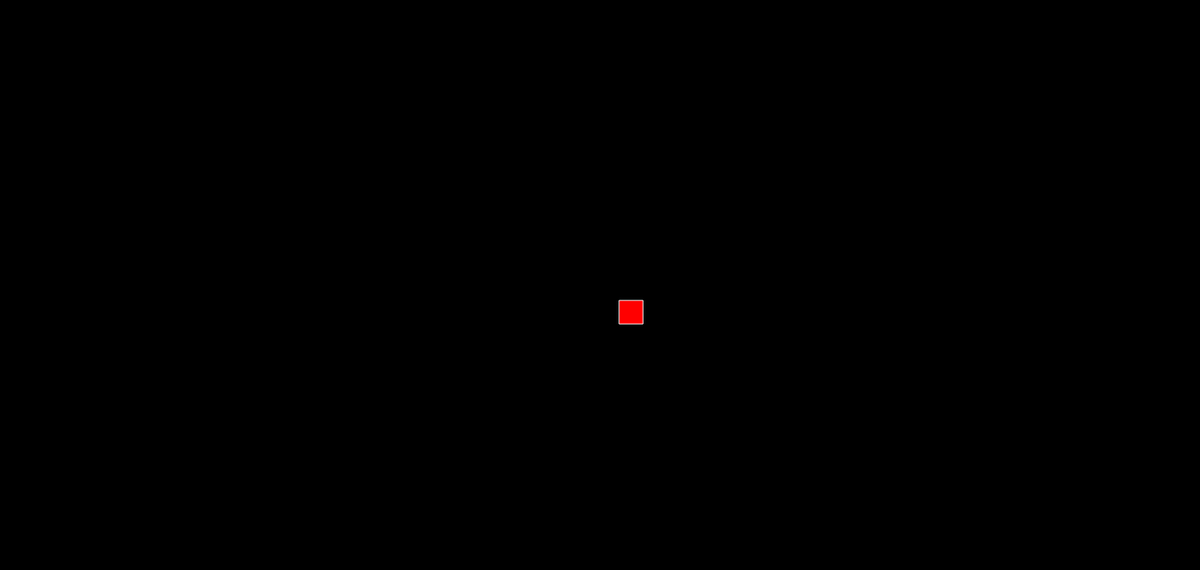
Frame 1 (no input)
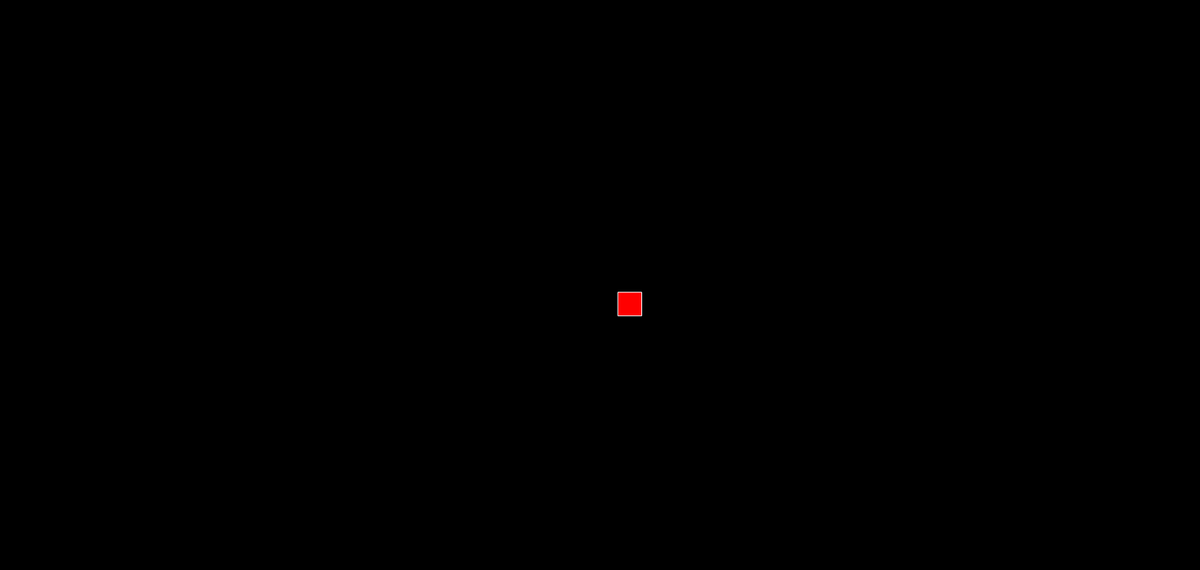
Frame 60 (no input)
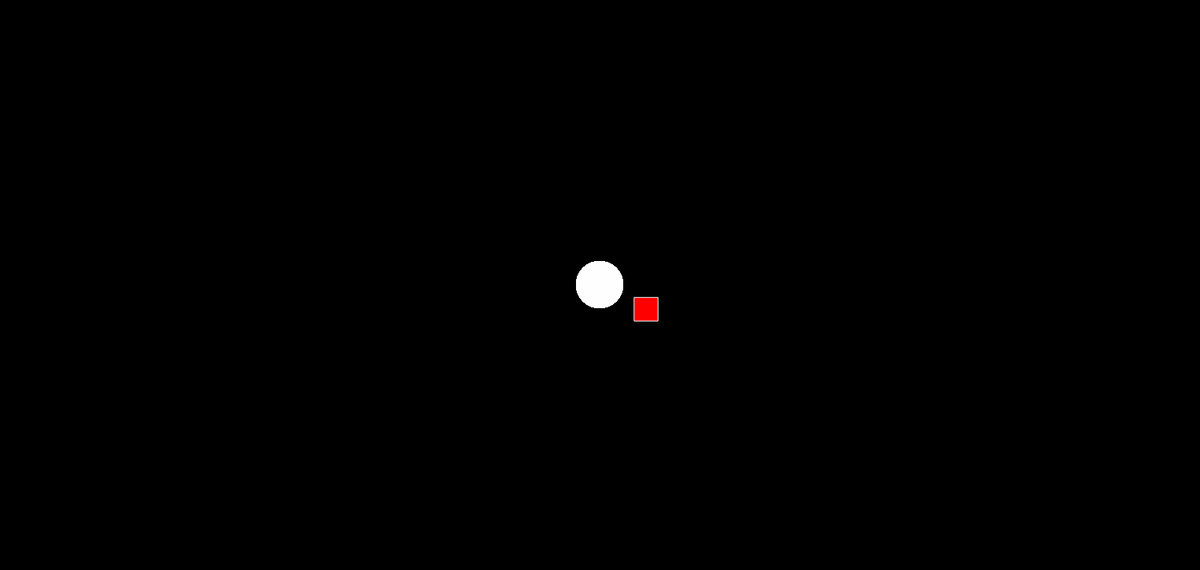
Frame 120 (the mouse pressed at the canvas centre since frame 60)

The p5.js sketch that drew these frames (run headless with seeded random() and noise() and a simulated clock; from frame 60 on, the mouse is pressed at the canvas centre):

// p5.js sketch
// ── sketch.js
/// <reference path="./p5.global-mode.d.ts" />

let x = 800;
let y = 400;
let extraCanvas;
function setup() {
    createCanvas(1525, 725);
    extraCanvas = createGraphics(1525, 725);
    extraCanvas.clear();
    background(0);
}
function draw() {
    background(0);

    x += random(-5, 5);
    y += random(-5, 5);

    if (mouseIsPressed) {
        extraCanvas.fill(255, 150);
        extraCanvas.noStroke();
        extraCanvas.ellipse(mouseX, mouseY, 60, 60);
    }
    image(extraCanvas, 0, 0);
    fill(255, 0, 0);
    stroke(255);
    rectMode(CENTER);
    rect(x, y, 30, 30);
}
